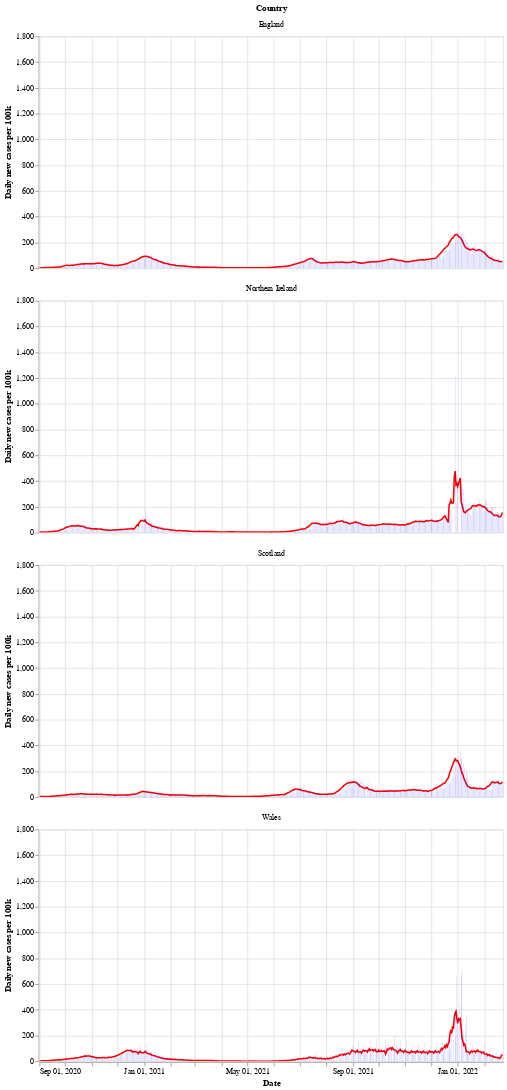

Write notebook code for a chart like this one.
### Markdown cell above
Next is a bar chart of the number of new cases in each country (per 100k population), with the 7 day moving average of cases. Again we see that Wales saw a longer period of raising and falling cases compared to the other countries.

After a period of cases falling, each nation is now seeing a rise in the number of cases - especially in Wales.

### Code cell
# collapse
bars = alt.Chart(uk_cases).mark_bar().encode(
    x=alt.X("yearmonthdate(date):T", axis=alt.Axis(title='Date')),
    y=alt.Y("newCasesRate:Q", axis=alt.Axis(title='Daily new cases per 100k')),
    tooltip='newCasesRate',
    color=alt.condition(
        alt.datum.dailyChange > 0,
        alt.value("orange"),  # The positive color
        alt.value("blue")  # The negative color
    )
).properties(title='New cases per 100k population with rolling 7 day average', width=600).interactive()
line = alt.Chart(uk_cases).mark_line(
    color='red',
    size=2,
).transform_window(
    rolling_mean='mean(newCasesRate)',
    frame=[0, 7],
    groupby=['areaName']
).encode(
    x='yearmonthdate(date):T',
    y='rolling_mean:Q'
)
alt.layer(line, bars, data=uk_cases).facet(alt.Row('areaName', title='Country'), columns=1)

### Figure 1 — Vega-Lite specification as saved in the notebook (floating-point values rounded to 4 significant figures; data arrays with more than 128 entries replaced by an {"elided": "..."} marker saying what was removed)
{"config": {"view": {"continuousWidth": 400, "continuousHeight": 300}}, "data": {"name": "data-aed801647b70ad395f24d9c887980982"}, "facet": {"type": "nominal", "field": "areaName", "title": "Country"}, "spec": {"layer": [{"mark": {"type": "line", "color": "red", "size": 2}, "encoding": {"x": {"type": "temporal", "field": "date", "timeUnit": "yearmonthdate"}, "y": {"type": "quantitative", "field": "rolling_mean"}}, "transform": [{"window": [{"op": "mean", "field": "newCasesRate", "as": "rolling_mean"}], "frame": [0, 7], "groupby": ["areaName"]}]}, {"mark": "bar", "encoding": {"color": {"condition": {"value": "orange", "test": "(datum.dailyChange > 0)"}, "value": "blue"}, "tooltip": {"type": "quantitative", "field": "newCasesRate"}, "x": {"type": "temporal", "axis": {"title": "Date"}, "field": "date", "timeUnit": "yearmonthdate"}, "y": {"type": "quantitative", "axis": {"title": "Daily new cases per 100k"}, "field": "newCasesRate"}}, "selection": {"selector002": {"type": "interval", "bind": "scales", "encodings": ["x", "y"]}}, "title": "New cases per 100k population with rolling 7 day average", "width": 600}]}, "columns": 1, "$schema": "https://vega.github.io/schema/vega-lite/v4.8.1.json", "datasets": {"data-aed801647b70ad395f24d9c887980982": {"elided": "2160 records"}}}
